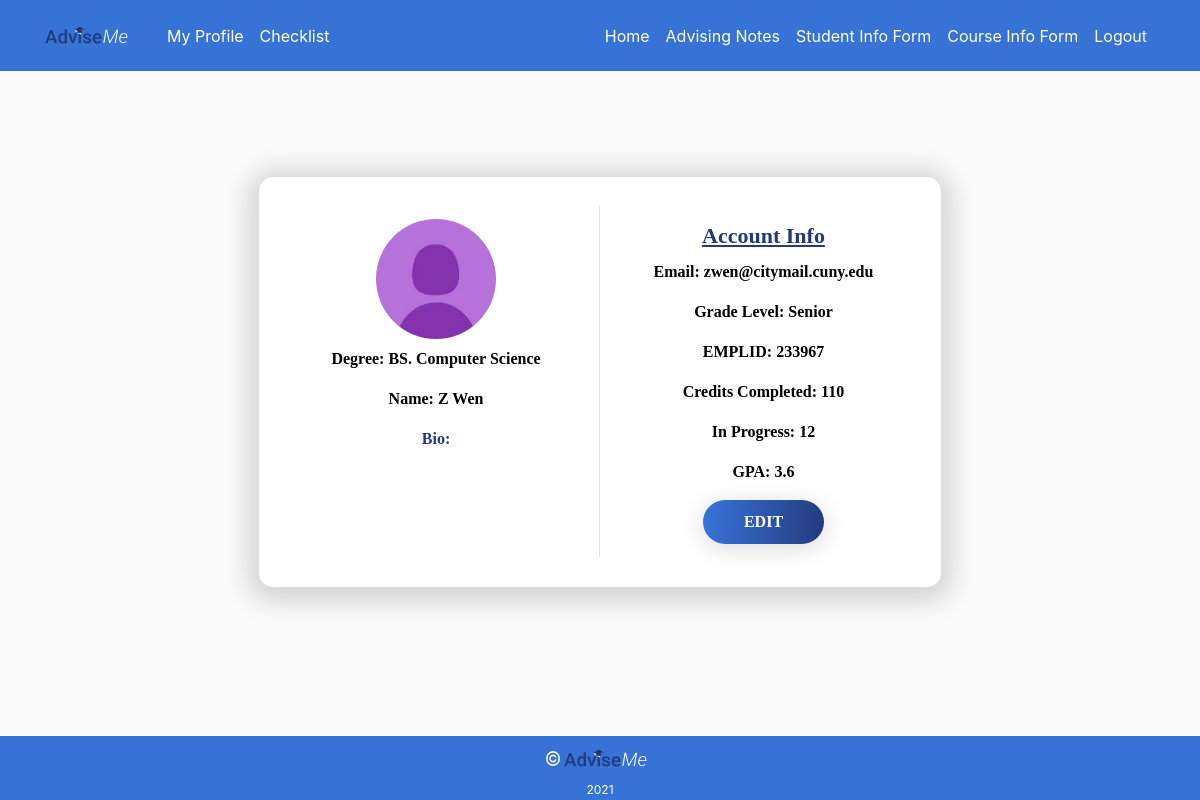
The page /student/profile (signed in) on the database its author committed.
### adviseme/models.py (models this page shows, shortened)
class Student(db.Model):
    EMPLID =db.Column(db.Integer, unique=True, nullable=False, primary_key=True)
    firstname = db.Column(db.String(30), nullable=False)
    lastname = db.Column(db.String(30), nullable=False)
    middlename = db.Column(db.String(30), nullable=True)
    credit_earned=db.Column(db.Integer, unique=False, nullable=False, default=0)
    credit_taken=db.Column(db.Integer, unique=False, nullable=False, default=0)
    graduating = db.Column(db.Boolean, nullable=False, default=False)
    Notes = db.relationship('Notes', backref='Owner', lazy=True)
    user = db.relationship('User', backref='studentOwner', lazy=True)
    enrollement = db.relationship('Course', secondary=enrollements, backref='enrollee', lazy='dynamic')

class User(db.Model, UserMixin):
    id = db.Column(db.Integer, primary_key=True)
    email = db.Column(db.String(120), unique=True, nullable=False)
    password = db.Column(db.String(60), nullable=False)
    profile_image = db.Column(db.String(20), nullable=False, default='default.jpg')
    bio = db.Column(db.String(350), nullable=True)
    role = db.Column(db.String(30), nullable=False)
    EMPLID = db.Column(db.Integer, db.ForeignKey('student.EMPLID'),db.ForeignKey('faculty.EMPLID'))
    associated = db.relationship('Course', secondary=enrollements, backref='UserEnrolled', lazy='dynamic')

### adviseme/routes.py (the view)
@app.route('/student/profile', methods=['GET', 'POST'])
@login_required
def student_profile():
    form = UpdateStudentAccountForm()
    if form.validate_on_submit():
        if form.picture.data:                                   # If there exists valid form picture data (i.e .png, .jpg file)
            picture_file = save_picture(form.picture.data)      # Save the image!
            current_user.profile_image = picture_file           # Update the current user profile photo in the database!
        current_user.EMPLID = form.EMPLID.data
        current_user.email = form.email.data
        db.session.commit()  # commit changes to the database!
        flash('Your account info has been updated successfully!', 'success')
        return redirect(url_for('student_profile'))
    elif request.method == 'GET':
        form.EMPLID.data = current_user.EMPLID
        form.email.data = current_user.email
    profile_image = url_for('static', filename='Profile_Pics/'+ current_user.profile_image)
    return render_template("student_profile.html", title="Student Profile", profile_image=profile_image, form=form)

### adviseme/models.py (called while the page is built)
@login_manager.user_loader
def load_user(user_id):
    return User.query.get(int(user_id))

### adviseme/templates/student_profile.html (shortened to what this page needs)
{% extends "layout.html" %}
{% block content %}
<center>
  <div class="content-section">
<div class="row">
    <div class="column border-right">
      <div class="left-style">
      <img class="rounded-circle profile-image" src="{{ profile_image }}">
    <p class="p-custom">Degree: BS. Computer Science</p>
    <p class="p-custom">Name: {{ current_user.studentOwner.firstname }} {{ current_user.studentOwner.middlename }} {{ current_user.studentOwner.lastname }}</p>
    <div id="Bio">
      <p class="p-custom-2">Bio: {{ current_user.bio}}</p>
    </div>
  </div>
  </div>
    <div class="column">
    <h1>Account Info</h1>
    <p class="p-custom">Email: {{ current_user.email }}</p>
    {% if current_user.studentOwner.credit_earned <= 30 %}
      <p class="p-custom">Grade Level: Freshman </p>
    {% elif current_user.studentOwner.credit_earned <= 60 %}
      <p class="p-custom">Grade Level: Sophomore </p>
    {% elif current_user.studentOwner.credit_earned <= 90 %}
      <p class="p-custom">Grade Level: Junior </p>
    {% elif current_user.studentOwner.credit_earned <= 120 %}
      <p class="p-custom">Grade Level: Senior </p>
    {% endif %}
    <p class="p-custom">EMPLID: {{ current_user.studentOwner.EMPLID }}</p>
    <p class="p-custom">Credits Completed: {{ current_user.studentOwner.credit_earned }}</p>
    <p class="p-custom">In Progress: {{ current_user.studentOwner.credit_taken }}</p>
    <p class="p-custom">GPA: 3.6 {{ current_user.studentOwner.GPA }}</p>
    <a href="{{ url_for('student_profile_edit') }}"><button class="custom-button-profile-edit">EDIT</button></a>
</div>
</div>
</center>
{% endblock content %}

### adviseme/static/css/main.css (style rules this page uses)
body { background: #fafafa; color: #333333; margin-top: 5rem; }
h1, h2, h3, h4, h5, h6 { color: #444444; }
.content-section { background: #ffffff; padding: 10px 20px; border: 1px solid #dddddd; border-radius: 3px; margin-bottom: 20px; }

### adviseme/templates/student_profile.html (style rules this page uses)
body { padding: 8%; }
.profile-image { width: 40%; }
.column { float: left; width: 50%; padding: 2%; }
.row:after { content: ""; display: table; clear: both; }
.content-section { width: 70%; padding: 3%; background: #FFFFFF; box-shadow: 0px 4px 25px 10px rgba(0, 0, 0, 0.15); border-radius: 15px; }
.custom-button-profile-edit { background: linear-gradient(91.29deg, #3772D7 3.02%, #233B7E 100%); box-shadow: 0px 4px 25px rgba(0, 0, 0, 0.15); border-radius: 50px; color: hsl(0, 0%, 100%); padding: 10px; border: none; width: 40%; cursor: pointer; font-family: Poppins; font-style: normal; font-weight: bold; }
h1 { font-family: Poppins; font-style: normal; font-weight: bold; font-size: 22px; line-height: 33px; text-decoration-line: underline; color: #233B7E; }
.p-custom { font-family: Poppins; font-style: normal; font-weight: bold; font-size: 16px; line-height: 24px; color: #000000; }
.p-custom-2 { font-family: Poppins; font-style: normal; font-weight: bold; font-size: 16px; line-height: 24px; color: #233B7E; }
a { color: white; }

### rows shown on the page
Student: studentOwner.firstname "Z", studentOwner.lastname "Wen", studentOwner.EMPLID "233967", studentOwner.credit_earned "110", studentOwner.credit_taken "12"
User: email "zwen@citymail.cuny.edu"
